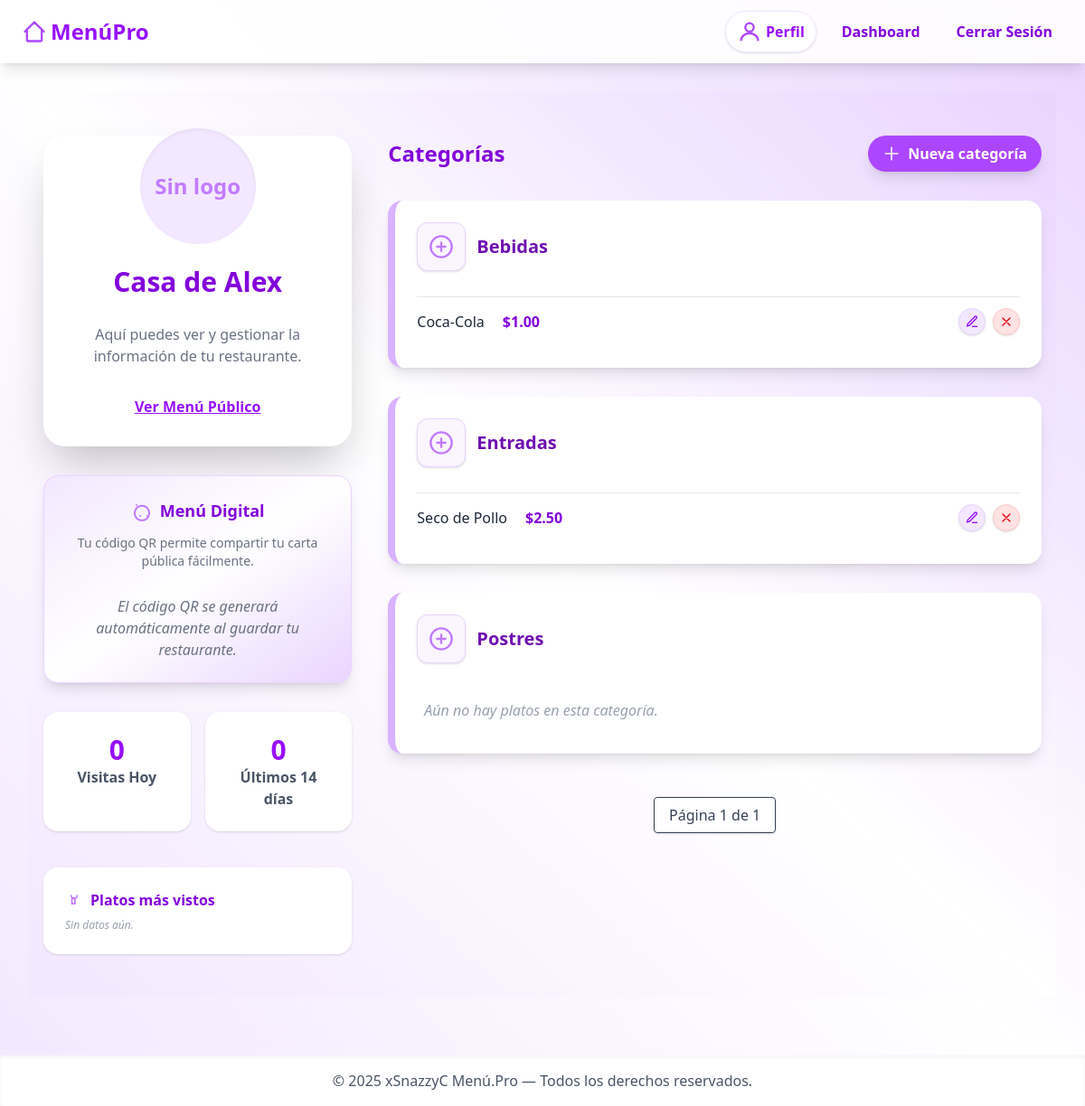
/dashboard/ (signed in), run on an earlier commit of the app's database.
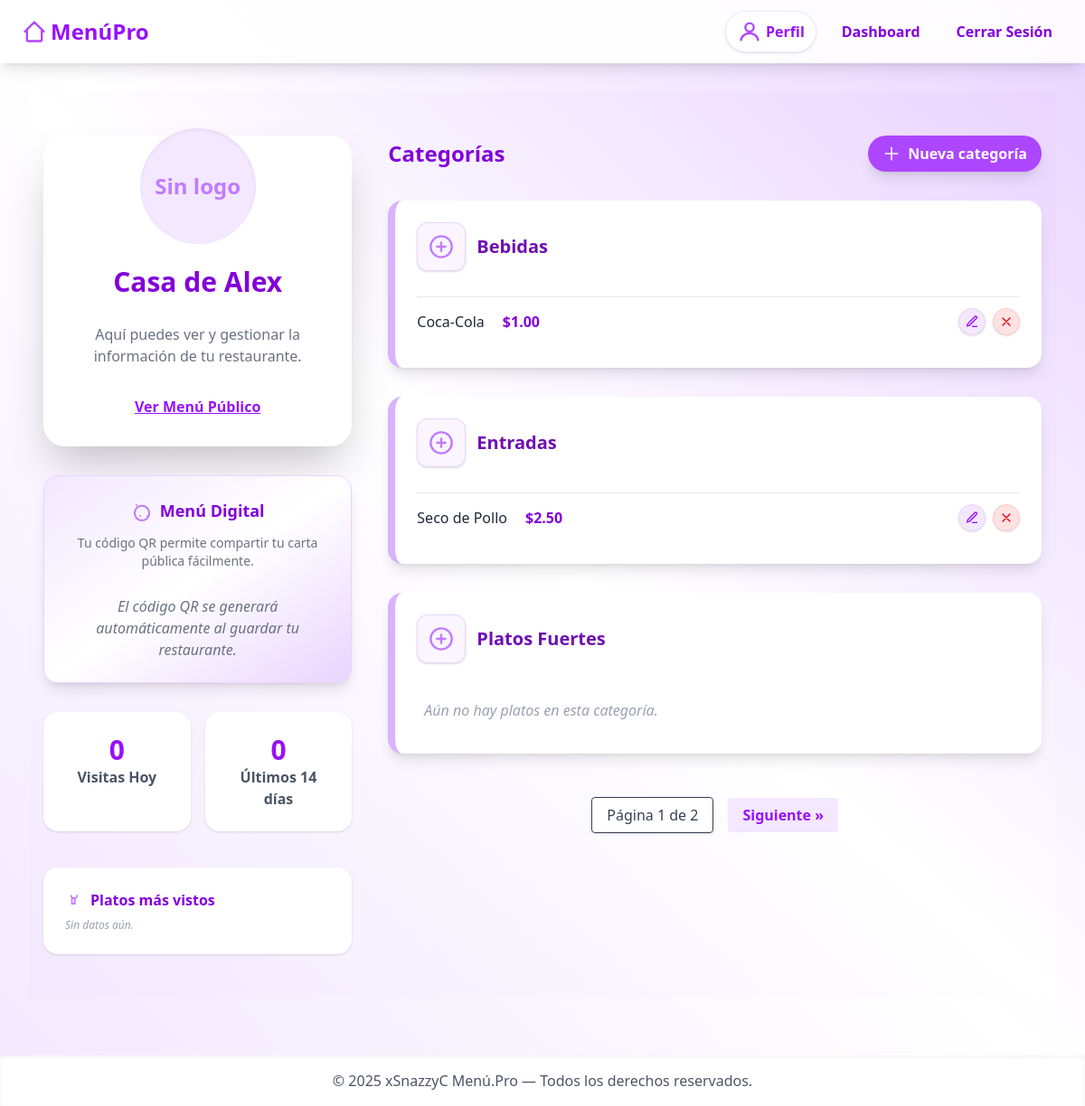
And on a later commit of the database.
### core/models.py (models this page shows, shortened)
class Categoria(models.Model):
    restaurante = models.ForeignKey(Restaurante, on_delete=models.CASCADE, related_name='categorias')
    nombre = models.CharField(max_length=50)

class Plato(models.Model):
    categoria = models.ForeignKey(Categoria, on_delete=models.CASCADE, related_name='platos')
    nombre = models.CharField(max_length=100)
    descripcion = models.TextField(blank=True)
    precio = models.DecimalField(max_digits=8, decimal_places=2)
    imagen = models.ImageField(upload_to='platos/', blank=True, null=True)
    disponible = models.BooleanField(default=True)

### core/views.py (the view)
# urls.py: path('dashboard/', dashboard, name='dashboard'),
@login_required
def dashboard(request):
    try:
        restaurante = request.user.restaurante
    except Restaurante.DoesNotExist:
        return render(request, 'pages/error.html', {
            'message': 'No tienes un restaurante asociado.'
        })
    categorias = restaurante.categorias.all().order_by('nombre')
    paginator = Paginator(categorias, 3)
    page_number = request.GET.get('page')
    page_obj = paginator.get_page(page_number)
    hoy = datetime.now().date()
    hace_14 = hoy - timedelta(days=13)
    visitas_hoy = restaurante.visitas.filter(timestamp__date=hoy).count()
    visitas_ultimas_2semanas = restaurante.visitas.filter(timestamp__date__gte=hace_14).count()
    stats_dias = restaurante.visitas.filter(timestamp__date__gte=hace_14).extra(
        {'dia': "date(timestamp)"}
    ).values('dia').annotate(total=Count('id')).order_by('dia')
    top_platos = (restaurante.visitas
        .filter(plato__isnull=False)
        .values('plato__nombre')
        .annotate(veces=Count('id'))
        .order_by('-veces')[:5])
    context = {
        'restaurante': restaurante,
        'page_obj': page_obj,
        'visitas_hoy': visitas_hoy,
        'visitas_ultimas_2semanas': visitas_ultimas_2semanas,
        'stats_dias': list(stats_dias),
        'top_platos': top_platos,
    }
    return render(request, 'pages/dashboard.html', context)

### core/templates/pages/dashboard.html (shortened to what the changed rows need)
{% extends "layout/base.html" %}
{% block content %}
<div class="min-h-screen w-full flex flex-col items-center bg-gradient-to-tr from-purple-100 via-white to-purple-200 py-12 px-4">
  <div class="w-full max-w-6xl grid md:grid-cols-3 gap-10">
    <div class="md:col-span-1 flex flex-col gap-8">
      <div class="bg-white p-8 rounded-3xl shadow-2xl flex flex-col items-center gap-6">
        <h1 class="text-3xl font-black text-purple-700 text-center mb-1">{{ restaurante.nombre }}</h1>
      </div>
    </div>
    <div class="md:col-span-2 flex flex-col gap-8">
      <div class="flex justify-between items-center">
        <h2 class="text-2xl font-bold text-purple-700">Categorías</h2>
      </div>
      {% for categoria in page_obj %}
        <div class="bg-white rounded-2xl shadow-lg p-6 hover:shadow-2xl border-l-8 border-purple-300 hover:border-purple-500
                    transition-all duration-200 flex flex-col gap-5 relative group">
          <div class="flex flex-col md:flex-row md:justify-between md:items-start gap-3 md:gap-6">
            <div class="flex items-center gap-3">
              <div class="bg-purple-50 p-3 rounded-xl shadow border border-purple-200 flex items-center justify-center">
                <svg class="w-7 h-7 text-purple-400" fill="none" stroke="currentColor" stroke-width="2" viewBox="0 0 24 24">
                  <circle cx="12" cy="12" r="10" />
                  <path stroke-linecap="round" stroke-linejoin="round" d="M8 12h8M12 8v8"/>
                </svg>
              </div>
              <h3 class="text-xl font-bold text-purple-800 truncate">{{ categoria.nombre }}</h3>
            </div>
          </div>
          <ul class="mt-2">
            {% for plato in categoria.platos.all %}
              <li class="flex justify-between items-center border-t border-gray-200 py-3 gap-2">
                <span class="flex items-center gap-3">
                  <span class="text-gray-800 font-medium">{{ plato.nombre }}</span>
                  <span class="font-bold text-purple-700 ml-2">${{ plato.precio }}</span>
                </span>
                <div class="flex gap-2">
                  <a href="{% url 'plato_editar' plato.pk %}" title="Editar Plato"
                    class="bg-purple-100 hover:bg-purple-200 rounded-full p-1.5 shadow-sm border border-purple-200 text-purple-600 hover:text-purple-900 transition" data-tippy-content="Editar Plato">
                    <svg class="w-4 h-4" fill="none" stroke="currentColor" stroke-width="2" viewBox="0 0 24 24">
                      <path d="M12 20h9" />
                      <path d="M16.5 3.5a2.121 2.121 0 1 1 3 3l-12 12a4.243 4.243 0 0 1-1.41 0l-2.12.71.71-2.12a4.243 4.243 0 0 1 0-1.41l12-12z" />
                    </svg>
                  </a>
                  <a href="#" onclick="confirmDelete('{% url 'plato_eliminar' plato.pk %}')" title="Eliminar Plato"
                    class="bg-red-100 hover:bg-red-200 rounded-full p-1.5 shadow-sm border border-red-200 text-red-600 hover:text-red-800 transition" data-tippy-content="Eliminar Plato">
                    <svg class="w-4 h-4" fill="none" stroke="currentColor" stroke-width="2" viewBox="0 0 24 24">
                      <path stroke-linecap="round" stroke-linejoin="round" d="M6 18L18 6M6 6l12 12"/>
                    </svg>
                  </a>
                </div>
              </li>
            {% empty %}
              <li class="text-gray-400 px-2 py-3 italic">Aún no hay platos en esta categoría.</li>
            {% endfor %}
          </ul>
        </div>
      {% empty %}
        <div class="bg-white rounded-2xl shadow-md p-8 text-center text-gray-400 text-lg font-semibold border-t-4 border-purple-200">
          Todavía no tienes categorías creadas.
        </div>
      {% endfor %}
      <div class="flex justify-center pt-6">
        <nav>
          <ul class="flex items-center gap-4">
            <li>
              <span class="px-4 py-2 text-gray-700 bg-white border rounded shadow-sm">
                Página {{ page_obj.number }} de {{ page_obj.paginator.num_pages }}
              </span>
            </li>
            {% if page_obj.has_next %}
              <li><a href="?page={{ page_obj.next_page_number }}" class="px-4 py-2 bg-purple-100 text-purple-600 rounded hover:bg-purple-200 font-semibold">Siguiente &raquo;</a></li>
            {% endif %}
          </ul>
        </nav>
      </div>
    </div>
  </div>
</div>
{% endblock %}

What changed in the data, as far as the page shows it:
no longer on this page (row unchanged): Categoria: nombre "Postres"
added Categoria: nombre "Platos Fuertes"
Also different on the page:
{{ page_obj.paginator.num_pages }}: "1" → "2"
text now shown: "Siguiente »"
